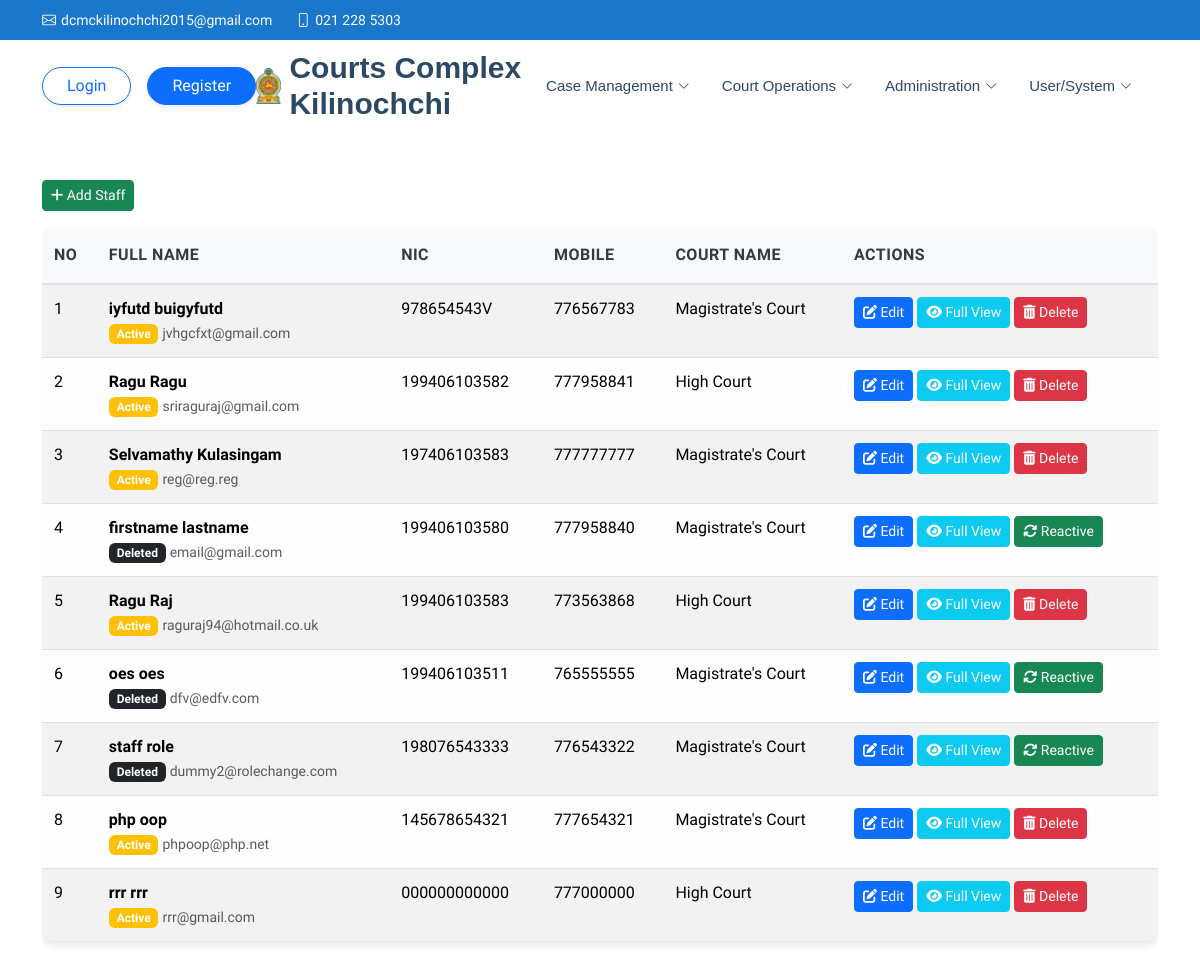
/index.php?pg=staff.php&option=view, run on the app's committed database.
### tables this page shows
CREATE TABLE IF NOT EXISTS `staff` (
  `staff_id` varchar(10) NOT NULL,
  `first_name` varchar(20) DEFAULT NULL,
  `last_name` varchar(20) DEFAULT NULL,
  `mobile` int DEFAULT NULL,
  `nic_number` varchar(12) DEFAULT NULL,
  `date_of_birth` date DEFAULT NULL,
  `email` varchar(50) DEFAULT NULL,
  `address` varchar(100) DEFAULT NULL,
  `court_id` varchar(10) DEFAULT NULL,
  `joined_date` date DEFAULT NULL,
  `is_active` tinyint(1) DEFAULT '1',
  `role_id` varchar(3) DEFAULT NULL,
  `image_path` varchar(255) DEFAULT NULL,
  `gender` varchar(10) DEFAULT NULL,
  `appointment` varchar(25) DEFAULT NULL,
  PRIMARY KEY (`staff_id`)
);

### lib/helper.php (called while the page is built, shortened)
<?php
class Helper {
    public function getCourtName($court_id) {
        $courts = [
            'C01' => "Magistrate's Court",
            'C02' => "District Court",
            'C03' => "High Court",
            'C04' => "Juvenile Magistrate's Court"
        ];
        return $courts[$court_id] ?? "Unknown";
    }
}

### staff.php (the view, shortened to what this page needs)
<!DOCTYPE html>
<html lang="en">
	<head>
	</head>
	<body class="light-mode">
		<?php
			if(isset($_GET['option']) && $_GET['option'] == "view") {
				$sql_read = "SELECT staff_id, first_name, last_name, nic_number, mobile, court_id, staff_id, email, is_active FROM staff";
				$result = $conn->query($sql_read);
				if ($result && $result->num_rows > 0) {
			?>
		<div class="container mt-4">
			<div class="d-flex justify-content-start mb-3">
				<a href="index.php?pg=staff.php&option=add" class="btn btn-success btn-sm me-1">
				<i class="fas fa-plus"></i> Add Staff
				</a>
			</div>
			<div class="table-responsive">
				<table class="table table-striped attractive-table w-100">
					<thead>
						<tr>
							<th>No</th>
							<th>Full Name</th>
							<th>NIC</th>
							<th>Mobile</th>
							<th>Court Name</th>
							<th>Actions</th>
						</tr>
					</thead>
					<tbody>
						<?php
							$count = 1;
							while ($row = $result->fetch_assoc()) {
						?>
						<tr>
							<td><?php echo $count; ?></td>
							<td>
								<strong><?php echo $row['first_name']." ".$row['last_name']; ?></strong><br>
								<?php if ($row['is_active']) { ?>
									<span class="badge bg-warning">Active</span>
									<?php } else { ?>
									<span class="badge bg-dark">Deleted</span>
								<?php } ?>
								<small class="text-muted"><?php echo $row['email']; ?></small>
							</td>
							<td><?php echo $row['nic_number']; ?></td>
							<td><?php echo $row['mobile']; ?></td>
							<td><?php echo $helper->getCourtName($row['court_id']); ?></td>
							<td>
								<div class="d-flex flex-wrap gap-1">
									<form method="POST" action="index.php?pg=staff.php&option=edit" class="d-inline">
										<button class="btn btn-primary btn-sm" type="submit" name="btn_edit">
										<i class="fas fa-edit"></i> Edit
										</button>
									</form>
									<form method="GET" action="index.php" class="d-inline">
										<button type="submit" class="btn btn-info btn-sm text-white">
										<i class="fas fa-eye"></i> Full View
										</button>
									</form>
									<?php if ($row['is_active']) { ?>
										<form method="POST" action="#" class="d-inline delete-form">
											<button type="button" class="btn btn-danger btn-sm" onclick="deleteConfirmModal(() => this.closest('form').submit())">
												<i class="fas fa-trash-alt"></i> Delete
											</button>
										</form>
									<?php } else { ?>
										<form method="POST" action="#" class="d-inline reactive-form">
											<button type="button" class="btn btn-success btn-sm" data-bs-toggle="modal" onclick="reactivateConfirmModal(() => this.closest('form').submit())">
												<i class="fas fa-refresh"></i> Reactive
											</button>
										</form>
									<?php } ?>
								</div>
							</td>
						</tr>
						<?php $count++; } ?>
					</tbody>
				</table>
			</div>
		</div>
		<?php
			}
			}else{
				echo "<script> location.href='index.php'; </script>";
				exit;
			}
			?>
	</body>
</html>

### assets/css/main.css (style rules this page uses)
:root { --default-font: "Roboto", system-ui, -apple-system, "Segoe UI", Roboto, "Helvetica Neue", Arial, "Noto Sans", "Liberation Sans", sans-serif, "Apple Color Emoji", "Segoe UI Emoji", "Segoe UI Symbol", "Noto Color Emoji"; --heading-font: "Poppins", sans-serif; --nav-font: "Raleway", sans-serif; }
:root { --background-color: #ffffff; --default-color: #444444; --heading-color: #2c4964; --accent-color: #1977cc; --surface-color: #ffffff; --contrast-color: #ffffff; }
:root { --nav-color: #2c4964; --nav-hover-color: #1977cc; --nav-mobile-background-color: #ffffff; --nav-dropdown-background-color: #ffffff; --nav-dropdown-color: #2c4964; --nav-dropdown-hover-color: #1977cc; }
:root { scroll-behavior: smooth; }
body { color: var(--default-color); background-color: var(--background-color); font-family: var(--default-font); }
a { color: var(--accent-color); text-decoration: none; transition: 0.3s; }

### assets/css/ragu.css (style rules this page uses)
.attractive-table { border-collapse: separate; border-spacing: 0; box-shadow: 0 4px 8px rgba(0, 0, 0, 0.1); border-radius: 10px; overflow: hidden; transition: transform 0.3s ease-in-out; }
.attractive-table thead th { background-color: #f8f9fa; color: #343a40; border-bottom: 2px solid #dee2e6; font-weight: 600; text-transform: uppercase; letter-spacing: 0.5px; padding: 1rem 0.75rem; }
.attractive-table tbody td { background-color: #fff; border-bottom: 1px solid #dee2e6; padding: 0.75rem; }
.attractive-table tbody tr:last-child td { border-bottom: none; }
.attractive-table tbody tr:nth-child(even) td { background-color: #f8f9fa33; }

### data on the page
staff: first_name "iyfutd", last_name "buigyfutd", is_active "Active", email "jvhgcfxt@gmail.com", nic_number "978654543V", mobile "776567783", court "Magistrate's Court"
staff: first_name "Ragu", last_name "Ragu", is_active "Active", email "sriraguraj@gmail.com", nic_number "199406103582", mobile "777958841", court "High Court"
staff: first_name "Selvamathy", last_name "Kulasingam", is_active "Active", email "reg@reg.reg", nic_number "197406103583", mobile "777777777", court "Magistrate's Court"
staff: first_name "firstname", last_name "lastname", is_active "Deleted", email "email@gmail.com", nic_number "199406103580", mobile "777958840", court "Magistrate's Court"
staff: first_name "Ragu", last_name "Raj", is_active "Active", email "raguraj94@hotmail.co.uk", nic_number "199406103583", mobile "773563868", court "High Court"
staff: first_name "oes", last_name "oes", is_active "Deleted", email "dfv@edfv.com", nic_number "199406103511", mobile "765555555", court "Magistrate's Court"
staff: first_name "staff", last_name "role", is_active "Deleted", email "dummy2@rolechange.com", nic_number "198076543333", mobile "776543322", court "Magistrate's Court"
staff: first_name "php", last_name "oop", is_active "Active", email "phpoop@php.net", nic_number "145678654321", mobile "777654321", court "Magistrate's Court"
staff: first_name "rrr", last_name "rrr", is_active "Active", email "rrr@gmail.com", nic_number "000000000000", mobile "777000000", court "High Court"
